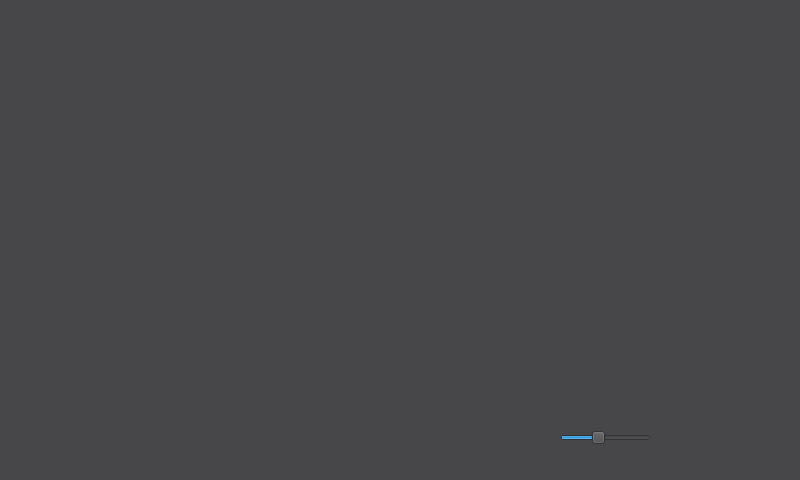
<?xml version="1.0" encoding="UTF-8"?>
<ui version="4.0">
 <class>moviewin</class>
 <widget class="QWidget" name="moviewin">
  <property name="geometry">
   <rect>
    <x>0</x>
    <y>0</y>
    <width>800</width>
    <height>480</height>
   </rect>
  </property>
  <property name="minimumSize">
   <size>
    <width>800</width>
    <height>480</height>
   </size>
  </property>
  <property name="maximumSize">
   <size>
    <width>800</width>
    <height>480</height>
   </size>
  </property>
  <property name="windowTitle">
   <string>moviewin</string>
  </property>
  <property name="windowIcon">
   <iconset resource="../pic_ico.qrc">
    <normaloff>:/ico/pic_ico/house.png</normaloff>:/ico/pic_ico/house.png</iconset>
  </property>
  <property name="autoFillBackground">
   <bool>false</bool>
  </property>
  <property name="styleSheet">
   <string notr="true">border-style: flat;
background-color: rgb(71, 71, 73);
</string>
  </property>
  <widget class="QWidget" name="widget_play" native="true">
   <property name="geometry">
    <rect>
     <x>80</x>
     <y>30</y>
     <width>640</width>
     <height>360</height>
    </rect>
   </property>
   <property name="minimumSize">
    <size>
     <width>0</width>
     <height>0</height>
    </size>
   </property>
   <property name="maximumSize">
    <size>
     <width>640</width>
     <height>360</height>
    </size>
   </property>
   <property name="autoFillBackground">
    <bool>false</bool>
   </property>
  </widget>
  <widget class="QSlider" name="HS_volume">
   <property name="geometry">
    <rect>
     <x>560</x>
     <y>430</y>
     <width>91</width>
     <height>15</height>
    </rect>
   </property>
   <property name="pageStep">
    <number>5</number>
   </property>
   <property name="value">
    <number>40</number>
   </property>
   <property name="orientation">
    <enum>Qt::Horizontal</enum>
   </property>
  </widget>
  <widget class="QToolButton" name="Bt_PlayPause">
   <property name="geometry">
    <rect>
     <x>380</x>
     <y>420</y>
     <width>35</width>
     <height>35</height>
    </rect>
   </property>
   <property name="text">
    <string/>
   </property>
   <property name="icon">
    <iconset resource="../pic_ico.qrc">
     <normaloff>:/ico/pic_ico/control_pause.png</normaloff>:/ico/pic_ico/control_pause.png</iconset>
   </property>
   <property name="iconSize">
    <size>
     <width>32</width>
     <height>32</height>
    </size>
   </property>
   <property name="autoRaise">
    <bool>true</bool>
   </property>
  </widget>
  <widget class="QToolButton" name="Bt_forward">
   <property name="geometry">
    <rect>
     <x>450</x>
     <y>420</y>
     <width>35</width>
     <height>35</height>
    </rect>
   </property>
   <property name="text">
    <string/>
   </property>
   <property name="icon">
    <iconset resource="../pic_ico.qrc">
     <normaloff>:/ico/pic_ico/control_fastforward.png</normaloff>:/ico/pic_ico/control_fastforward.png</iconset>
   </property>
   <property name="iconSize">
    <size>
     <width>32</width>
     <height>32</height>
    </size>
   </property>
   <property name="autoRaise">
    <bool>true</bool>
   </property>
  </widget>
  <widget class="QToolButton" name="Bt_backward">
   <property name="geometry">
    <rect>
     <x>310</x>
     <y>420</y>
     <width>35</width>
     <height>35</height>
    </rect>
   </property>
   <property name="text">
    <string/>
   </property>
   <property name="icon">
    <iconset resource="../pic_ico.qrc">
     <normaloff>:/ico/pic_ico/control_rewind.png</normaloff>:/ico/pic_ico/control_rewind.png</iconset>
   </property>
   <property name="iconSize">
    <size>
     <width>32</width>
     <height>32</height>
    </size>
   </property>
   <property name="autoRaise">
    <bool>true</bool>
   </property>
  </widget>
  <widget class="QToolButton" name="Bt_stop">
   <property name="geometry">
    <rect>
     <x>240</x>
     <y>420</y>
     <width>35</width>
     <height>35</height>
    </rect>
   </property>
   <property name="text">
    <string/>
   </property>
   <property name="icon">
    <iconset resource="../pic_ico.qrc">
     <normaloff>:/ico/pic_ico/control_stop.png</normaloff>:/ico/pic_ico/control_stop.png</iconset>
   </property>
   <property name="iconSize">
    <size>
     <width>32</width>
     <height>32</height>
    </size>
   </property>
   <property name="autoRaise">
    <bool>true</bool>
   </property>
  </widget>
  <widget class="QToolButton" name="Bt_open">
   <property name="geometry">
    <rect>
     <x>170</x>
     <y>420</y>
     <width>35</width>
     <height>35</height>
    </rect>
   </property>
   <property name="text">
    <string/>
   </property>
   <property name="icon">
    <iconset resource="../pic_ico.qrc">
     <normaloff>:/ico/pic_ico/control_eject.png</normaloff>:/ico/pic_ico/control_eject.png</iconset>
   </property>
   <property name="iconSize">
    <size>
     <width>32</width>
     <height>32</height>
    </size>
   </property>
   <property name="autoRaise">
    <bool>true</bool>
   </property>
  </widget>
  <widget class="QToolButton" name="Bt_return">
   <property name="geometry">
    <rect>
     <x>740</x>
     <y>430</y>
     <width>30</width>
     <height>30</height>
    </rect>
   </property>
   <property name="text">
    <string/>
   </property>
   <property name="icon">
    <iconset resource="../pic_ico.qrc">
     <normaloff>:/ico/pic_ico/routing_turn_u.png</normaloff>:/ico/pic_ico/routing_turn_u.png</iconset>
   </property>
   <property name="iconSize">
    <size>
     <width>32</width>
     <height>32</height>
    </size>
   </property>
   <property name="autoRaise">
    <bool>true</bool>
   </property>
  </widget>
 </widget>
 <layoutdefault spacing="6" margin="11"/>
 <resources>
  <include location="../pic_ico.qrc"/>
 </resources>
 <connections/>
</ui>
